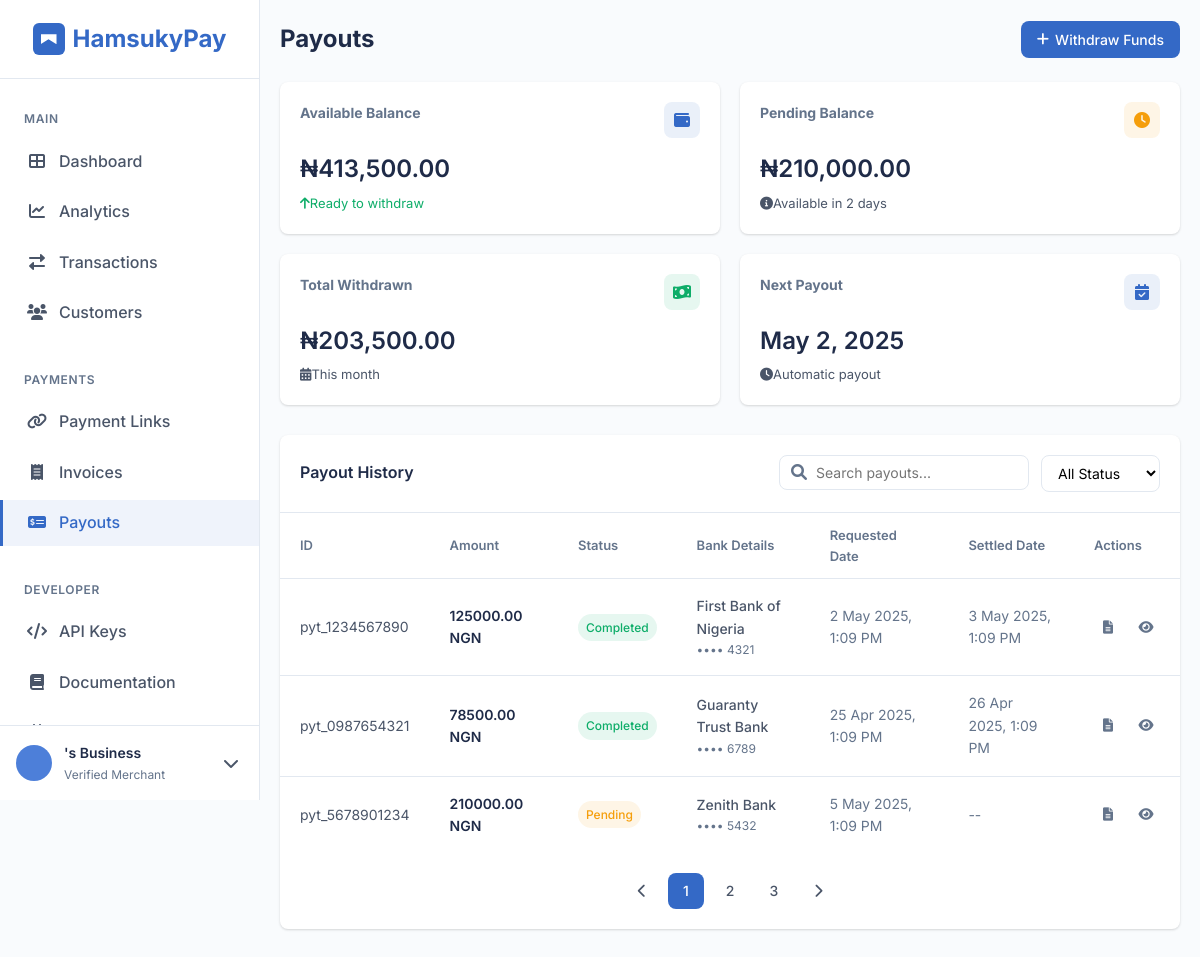
The app's page /merchant/payouts/ (signed in) with its own data.
### payments/models.py (models this page shows, shortened)
class Merchant(models.Model):
    VERIFICATION_STATUS_CHOICES = (
        ('unverified', 'Unverified'),
        ('pending', 'Pending'),
        ('verified', 'Verified'),
        ('rejected', 'Rejected'),
    )
    user = models.OneToOneField(User, on_delete=models.CASCADE)
    business_name = models.CharField(max_length=255)
    business_email = models.EmailField(unique=True)
    business_phone = models.CharField(max_length=20)
    business_address = models.TextField()
    business_description = models.TextField(blank=True, null=True)
    logo = models.CharField(max_length=255, blank=True, null=True)  # Path to logo file
    website = models.URLField(blank=True, null=True)
    industry = models.CharField(max_length=100, blank=True, null=True)
    verification_status = models.CharField(
        max_length=20,
        choices=VERIFICATION_STATUS_CHOICES,
        default='unverified'
    )
    public_key = models.CharField(max_length=64, unique=True)
    secret_key = models.CharField(max_length=64, unique=True)
    is_active = models.BooleanField(default=True)
    local_transaction_fee_percentage = models.DecimalField(max_digits=5, decimal_places=2, default=1.5)
    local_transaction_flat_fee = models.DecimalField(max_digits=10, decimal_places=2, default=0)  # Removed the NGN 100 flat fee
    local_transaction_fee_waiver_threshold = models.DecimalField(max_digits=10, decimal_places=2, default=2500)  # Kept for backward compatibility
    local_transaction_fee_cap = models.DecimalField(max_digits=10, decimal_places=2, default=1500)  # Maximum fee cap for local transactions
    international_transaction_fee_percentage = models.DecimalField(max_digits=5, decimal_places=2, default=3.9)
    international_transaction_flat_fee = models.DecimalField(max_digits=10, decimal_places=2, default=100)  # NGN 100 flat fee for international
    SETTLEMENT_CURRENCY_CHOICES = (
        ('NGN', 'Nigerian Naira'),
        ('USD', 'US Dollar'),
    )
    settlement_currency = models.CharField(max_length=3, choices=SETTLEMENT_CURRENCY_CHOICES, default='NGN')
    settlement_bank = models.CharField(max_length=255, blank=True, null=True)
    settlement_account = models.CharField(max_length=20, blank=True, null=True)
    settlement_account_name = models.CharField(max_length=255, blank=True, null=True)
    created_at = models.DateTimeField(auto_now_add=True)
    updated_at = models.DateTimeField(auto_now=True)  # Changed from auto_now_add to auto_now

### payments/views.py (the view)
# urls.py: path('merchant/payouts/', views.merchant_payouts, name='merchant_payouts'),  # Added Payouts URL
@login_required
def merchant_payouts(request):
    try:
        merchant = Merchant.objects.get(user=request.user)
        payouts = [
            {
                'id': 'pyt_1234567890',
                'amount': 125000.00,
                'currency': 'NGN',
                'status': 'completed',
                'bank_name': 'First Bank of Nigeria',
                'account_number': '•••• 4321',
                'created_at': timezone.now() - timezone.timedelta(days=5),
                'settled_at': timezone.now() - timezone.timedelta(days=4)
            },
            {
                'id': 'pyt_0987654321',
                'amount': 78500.00,
                'currency': 'NGN',
                'status': 'completed',
                'bank_name': 'Guaranty Trust Bank',
                'account_number': '•••• 6789',
                'created_at': timezone.now() - timezone.timedelta(days=12),
                'settled_at': timezone.now() - timezone.timedelta(days=11)
            },
            {
                'id': 'pyt_5678901234',
                'amount': 210000.00,
                'currency': 'NGN',
                'status': 'pending',
                'bank_name': 'Zenith Bank',
                'account_number': '•••• 5432',
                'created_at': timezone.now() - timezone.timedelta(days=2),
                'settled_at': None
            }
        ]
        return render(request, 'payments/merchant_payouts.html', {
            'merchant': merchant,
            'payouts': payouts
        })
    except Merchant.DoesNotExist:
        return redirect('payments:merchant_register')

### templates/payments/merchant_payouts.html (shortened to what this page needs)
<!DOCTYPE html>
<html lang="en">
<head>
    <link rel="stylesheet" href="https://cdnjs.cloudflare.com/ajax/libs/font-awesome/6.0.0-beta3/css/all.min.css">
</head>
<body>
    <div class="dashboard">
        <aside class="sidebar" id="sidebar">
            <div class="sidebar-header">
                <div class="logo">
                    <span class="logo-icon"></span>
                    HamsukyPay
                </div>
            </div>
            <nav class="sidebar-menu">
                <div class="menu-section">
                    <h3 class="menu-section-title">Main</h3>
                    <ul class="menu-items">
                        <li class="menu-item">
                            <a href="{% url 'payments:merchant_dashboard' %}" class="menu-link">
                                <span class="menu-icon"><i class="fas fa-th-large"></i></span>
                                Dashboard
                            </a>
                        </li>
                        <li class="menu-item">
                            <a href="{% url 'payments:merchant_analytics' %}" class="menu-link">
                                <span class="menu-icon"><i class="fas fa-chart-line"></i></span>
                                Analytics
                            </a>
                        </li>
                        <li class="menu-item">
                            <a href="{% url 'payments:merchant_transactions' %}" class="menu-link">
                                <span class="menu-icon"><i class="fas fa-exchange-alt"></i></span>
                                Transactions
                            </a>
                        </li>
                        <li class="menu-item">
                            <a href="{% url 'payments:merchant_customers' %}" class="menu-link">
                                <span class="menu-icon"><i class="fas fa-users"></i></span>
                                Customers
                            </a>
                        </li>
                    </ul>
                </div>
                <div class="menu-section">
                    <h3 class="menu-section-title">Payments</h3>
                    <ul class="menu-items">
                        <li class="menu-item">
                            <a href="{% url 'payments:merchant_payment_links' %}" class="menu-link">
                                <span class="menu-icon"><i class="fas fa-link"></i></span>
                                Payment Links
                            </a>
                        </li>
                        <li class="menu-item">
                            <a href="{% url 'payments:merchant_invoices' %}" class="menu-link">
                                <span class="menu-icon"><i class="fas fa-receipt"></i></span>
                                Invoices
                            </a>
                        </li>
                        <li class="menu-item">
                            <a href="{% url 'payments:merchant_payouts' %}" class="menu-link active">
                                <span class="menu-icon"><i class="fas fa-money-check-alt"></i></span>
                                Payouts
                            </a>
                        </li>
                    </ul>
                </div>
                <div class="menu-section">
                    <h3 class="menu-section-title">Developer</h3>
                    <ul class="menu-items">
                        <li class="menu-item">
                            <a href="{% url 'payments:merchant_api_docs' %}" class="menu-link">
                                <span class="menu-icon"><i class="fas fa-code"></i></span>
                                API Keys
                            </a>
                        </li>
                        <li class="menu-item">
                            <a href="{% url 'payments:merchant_api_docs' %}" class="menu-link">
                                <span class="menu-icon"><i class="fas fa-book"></i></span>
                                Documentation
                            </a>
                        </li>
                        <li class="menu-item">
                            <a href="#" class="menu-link">
                                <span class="menu-icon"><i class="fas fa-plug"></i></span>
                            </a>
                        </li>
                    </ul>
                </div>
            </nav>
            <div class="sidebar-footer">
                <div class="sidebar-user">
                    <div class="user-avatar">
                    </div>
                    <div class="user-info">
                        <div class="user-name">{{ merchant.business_name }}</div>
                        <div class="user-role">Verified Merchant</div>
                    </div>
                    <div class="user-menu-toggle">
                        <i class="fas fa-chevron-down"></i>
                    </div>
                </div>
            </div>
        </aside>
        <main class="main-content" id="main-content">
            <div class="content-header">
                <h1 class="page-title">Payouts</h1>
                <div class="header-actions">
                    <button class="btn btn-primary btn-icon" id="btnWithdrawFunds">
                        <i class="fas fa-plus"></i> Withdraw Funds
                    </button>
                </div>
            </div>
            <div class="summary-cards">
                <div class="summary-card">
                    <div class="summary-card-header">
                        <h3 class="summary-title">Available Balance</h3>
                        <div class="summary-icon summary-icon-primary">
                            <i class="fas fa-wallet"></i>
                        </div>
                    </div>
                    <div class="summary-value">₦413,500.00</div>
                    <div class="summary-change change-positive">
                        <i class="fas fa-arrow-up"></i> Ready to withdraw
                    </div>
                </div>
                <div class="summary-card">
                    <div class="summary-card-header">
                        <h3 class="summary-title">Pending Balance</h3>
                        <div class="summary-icon summary-icon-warning">
                            <i class="fas fa-clock"></i>
                        </div>
                    </div>
                    <div class="summary-value">₦210,000.00</div>
                    <div class="summary-change">
                        <i class="fas fa-info-circle"></i> Available in 2 days
                    </div>
                </div>
                <div class="summary-card">
                    <div class="summary-card-header">
                        <h3 class="summary-title">Total Withdrawn</h3>
                        <div class="summary-icon summary-icon-success">
                            <i class="fas fa-money-bill-wave"></i>
                        </div>
                    </div>
                    <div class="summary-value">₦203,500.00</div>
                    <div class="summary-change">
                        <i class="fas fa-calendar-alt"></i> This month
                    </div>
                </div>
                <div class="summary-card">
                    <div class="summary-card-header">
                        <h3 class="summary-title">Next Payout</h3>
                        <div class="summary-icon summary-icon-primary">
                            <i class="fas fa-calendar-check"></i>
                        </div>
                    </div>
                    <div class="summary-value">May 2, 2025</div>
                    <div class="summary-change">
                        <i class="fas fa-clock"></i> Automatic payout
                    </div>
                </div>
            </div>
            <div class="payouts-container">
                <div class="payouts-header">
                    <h3 class="payouts-title">Payout History</h3>
                    <div class="payouts-actions">
                        <div class="payouts-search">
                            <span class="search-icon">
                                <i class="fas fa-search"></i>
                            </span>
                            <input type="text" placeholder="Search payouts..." id="payoutSearch">
                        </div>
                        <div class="payouts-filters">
                            <select class="filter-select" id="statusFilter">
                                <option value="all">All Status</option>
                            </select>
                        </div>
                    </div>
                </div>
                {% if payouts %}
                <div class="payouts-table-container">
                    <table class="payouts-table">
                        <thead>
                            <tr>
                                <th>ID</th>
                                <th>Amount</th>
                                <th>Status</th>
                                <th>Bank Details</th>
                                <th>Requested Date</th>
                                <th>Settled Date</th>
                                <th>Actions</th>
                            </tr>
                        </thead>
                        <tbody>
                            {% for payout in payouts %}
                            <tr>
                                <td>{{ payout.id }}</td>
                                <td class="payout-amount">{{ payout.amount|floatformat:2 }} {{ payout.currency }}</td>
                                <td>
                                    <span class="payout-status status-{{ payout.status }}">{{ payout.status|title }}</span>
                                </td>
                                <td>
                                    <div class="payout-bank">
                                        <div class="bank-name">{{ payout.bank_name }}</div>
                                        <div class="account-number">{{ payout.account_number }}</div>
                                    </div>
                                </td>
                                <td class="payout-date">{{ payout.created_at|date:"j M Y, g:i A" }}</td>
                                <td class="payout-date">
                                    {% if payout.settled_at %}
                                    {{ payout.settled_at|date:"j M Y, g:i A" }}
                                    {% else %}
                                    --
                                    {% endif %}
                                </td>
                                <td>
                                    <div class="payout-actions">
                                        <button class="action-btn" title="View Receipt" {% if payout.status != 'completed' %}disabled{% endif %}>
                                            <i class="fas fa-file-alt"></i>
                                        </button>
                                        <button class="action-btn" title="More Details">
                                            <i class="fas fa-eye"></i>
                                        </button>
                                    </div>
                                </td>
                            </tr>
                            {% endfor %}
                        </tbody>
                    </table>
                </div>
                <div class="pagination">
                    <div class="pagination-item">
                        <i class="fas fa-chevron-left"></i>
                    </div>
                    <div class="pagination-item active">1</div>
                    <div class="pagination-item">2</div>
                    <div class="pagination-item">3</div>
                    <div class="pagination-item">
                        <i class="fas fa-chevron-right"></i>
                    </div>
                </div>
                {% endif %}
            </div>
        </main>
    </div>
</body>
</html>

### records on screen
Merchant: business_name "'s Business", id "pyt_1234567890", amount "125000.00", currency "NGN", status "Completed", bank_name "First Bank of Nigeria", account_number "•••• 4321", created_at "2 May 2025, 1:09 PM", settled_at "3 May 2025, 1:09 PM", id "pyt_0987654321", amount "78500.00", bank_name "Guaranty Trust Bank", account_number "•••• 6789", created_at "25 Apr 2025, 1:09 PM", settled_at "26 Apr 2025, 1:09 PM", id "pyt_5678901234", amount "210000.00", status "Pending", bank_name "Zenith Bank", account_number "•••• 5432", created_at "5 May 2025, 1:09 PM"
